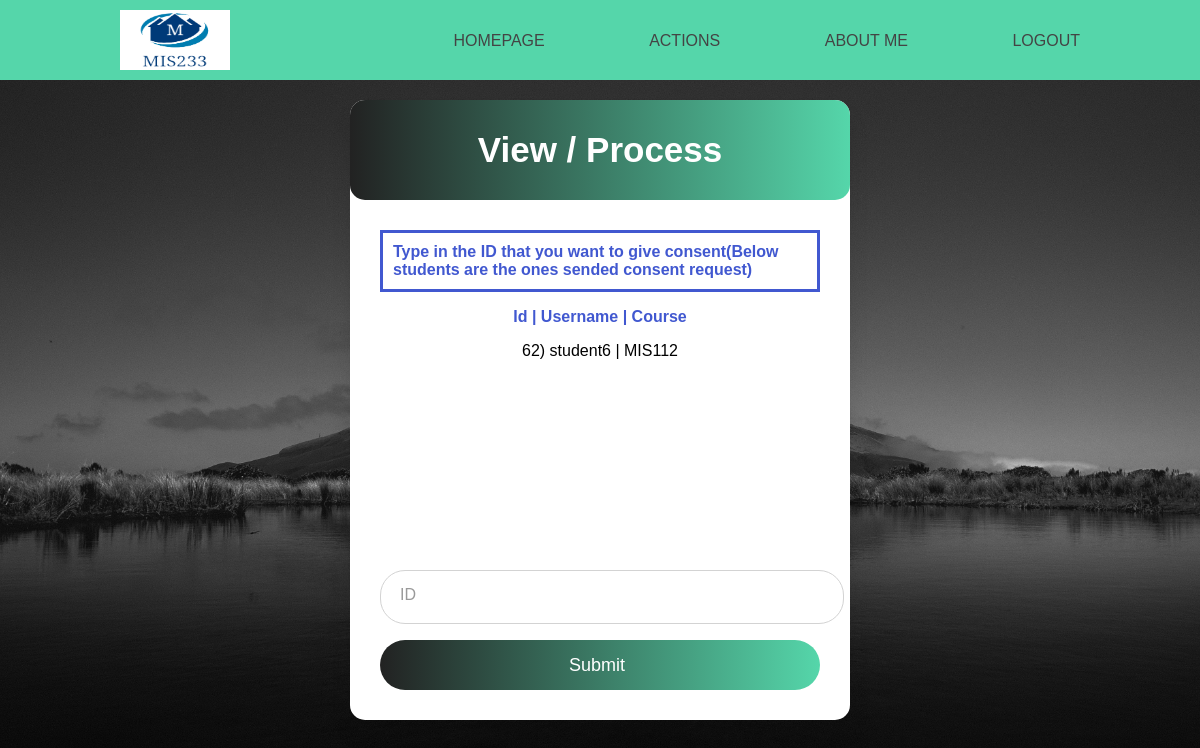
The page /pages/professor/actionProfViewProcessConsentReq.php (signed in) on the database its author committed.
### tables this page shows
CREATE TABLE `course_consents` (
  `id` int(11) NOT NULL,
  `course_id` int(11) NOT NULL,
  `student_id` int(11) NOT NULL,
  `is_consented` tinyint(4) NOT NULL
);

CREATE TABLE `students` (
  `student_id` int(11) NOT NULL,
  `user_name` varchar(20) NOT NULL,
  `first_name` varchar(100) NOT NULL,
  `last_name` varchar(30) NOT NULL,
  `age` int(11) NOT NULL,
  `email` varchar(100) NOT NULL,
  `password` varchar(100) NOT NULL,
  `tel_number` varchar(11) NOT NULL,
  `is_active` tinyint(1) NOT NULL
);

CREATE TABLE `courses` (
  `course_id` int(11) NOT NULL,
  `course_name` varchar(100) NOT NULL,
  `course_description` varchar(100) NOT NULL,
  `course_quota` int(11) NOT NULL,
  `course_giver_id` int(11) DEFAULT NULL,
  `final_date` date NOT NULL,
  `is_consent_needed` tinyint(1) NOT NULL
);

### pages/professor/actionProfViewProcessConsentReq.php (the view, shortened to what this page needs)
<!DOCTYPE html>
<html lang="en">
<head>
    <link rel="stylesheet" type="text/css" href="../../css/style.css">
</head>
<body>
<?php
include "/xampp/htdocs/project2/dynamics/professor/navigationProf.php";
?>
<?php
$conn=mysqli_connect("127.0.0.1","root","","project2");
$userName=$_SESSION["user_name"];
$sql3="SELECT professor_id FROM professors WHERE user_name='$userName'";
$result3=mysqli_query($conn,$sql3);
$rowx=$result3->fetch_row();
$professorId=$rowx[0];
?>
<div class="wrapper" style="width: 500px; margin-top:20px;!important">
    <div class="title" style="font-size: 35px;!important;">
        View / Process
    </div>
    <form action="actionProfViewProcessConsentReq.php" method="post">
        <div class="field">
            <p id="courses">
            <p style="font-family: 'Candara', sans-serif;font-weight: 900;color: #4158d0;border-radius: %80;border: #4158d0 solid;
padding: 10px">
                Type in the ID that you want to give consent(Below students are the ones sended consent request)
            </p>
            <p style="text-align: center;color: #4158d0;font-weight: 700">Id | Username | Course</p>
            <p style="text-align: center;position: relative" >
                <?php
                $conn=mysqli_connect("127.0.0.1","root","","project2");
                $sql = "SELECT DISTINCT courses.course_name,course_consents.id,students.user_name FROM course_consents INNER JOIN courses
                        ON courses.course_giver_id='$professorId' AND courses.course_id=course_consents.course_id
                        INNER JOIN students ON students.student_id=course_consents.student_id
                        where course_consents.is_consented=0";
                $result = mysqli_query($conn, $sql);
                while($row=mysqli_fetch_array($result)){
                    echo $row["id"];
                    echo ") ";
                    echo $row["user_name"];
                    echo " | ";
                    echo $row["course_name"];
                  echo  "<br>";
                }
                ?>
            </p>
        </div>
        <div class="field" style="margin-top:290px">
            <input type="text" required name="id">
            <label>ID</label>
        </div>
        <div class="field">
            <input type="submit" value="Submit" name="changepass">
        </div>
    </form>
</div>
</body>
</html>

### css/style.css (style rules this page uses)
body { margin: 0; background: #222; font-family: 'Work Sans',sans-serif; font-weight: 300; background-image: url("../img/background.jpg"); background-repeat: no-repeat; background-size: cover; }
.wrapper { width: 380px; background: #fff; border-radius: 15px; box-shadow: 0px 15px 20px rgba(0,0,0,0.1); margin:auto; margin-top: 10%; }
.wrapper .title { color: #fff; font-size: 35px; font-weight: 600; text-align: center; line-height: 100px; border-radius: 15px; background: linear-gradient(90deg, rgba(34,34,34,1) 0%, rgba(85,214,170,1) 100%); }
.wrapper form { padding: 10px 30px 30px; }
.wrapper form .field { position: relative; height: 50px; width: 100%; margin-top: 20px; }
.wrapper form .field input { height: 100%; width: 100%; padding-left: 20px; border-radius: 25px; border:1px solid lightgrey; outline: none; transition: 0.3s ease; font-size: 17px; }
.wrapper form .field input:focus, .wrapper form .field input:valid { border-color: #4158d0; }
.wrapper form .field label { position: absolute; top: 50%; left: 20px; font-size: 16px; transform: translateY(-50%); pointer-events: none; transition: all 0.3s ease; color: #999; }
.wrapper form .field input[type="submit"] { color: #fff; background: linear-gradient(90deg, rgba(34,34,34,1) 0%, rgba(85,214,170,1) 100%); font-size: 18px; font-weight: 500; border: none; padding-left: 0px; cursor: pointer; transition: all 0.3s ease; }

### rows shown on the page
course_consents: id "62", student.user_name "student6", course.course_name "MIS112"
